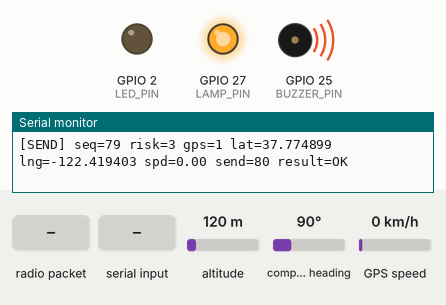
A sketch run on a simulated ESP32. Shown: output pins drawn as LEDs (lit = HIGH), buzzer (waves = sounding, pin HIGH), the last lines printed to the serial monitor. Dashed ring = blinking. Inputs (shaded band) come from the test bench; at power-on: altitude 120 m, compass heading 90°, GPS speed 0 km/h. The GPS gets a fix after 3 s at 37.7749, -122.4194 with 8 satellites.

Above: at 10.06 s.
10.1 s: radio packet "0" arrives
13.6 s: "90\n" received over Serial
At 13.87 s:
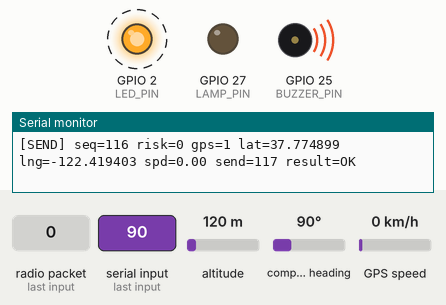
17.1 s: "A,45\n" received over Serial
At 17.89 s:
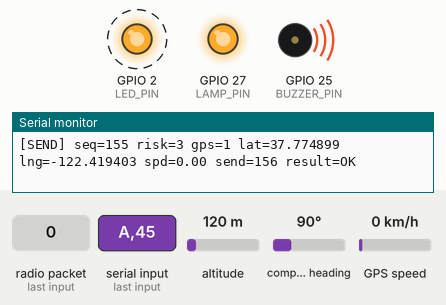
20.6 s: "0\n" received over Serial
At 20.65 s:
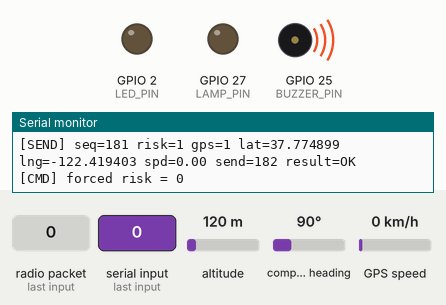
Timing chart, 0 to 25.1 s (numbered marks = the images above; inputs shaded):
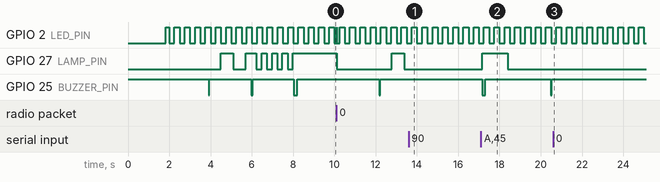

The sketch:

04_vehicle_espnow_gps_dfplayer_bidirectional.ino
```cpp
// [통신 담당/HW 담당] V2X Vehicle Node
// GPS 수집 + ESP-NOW 양방향 통신 + 차량 부저/등/DFPlayer 음성 출력

#include <WiFi.h>
#include <esp_now.h>
#include "esp_wifi.h"
#include <TinyGPSPlus.h>

// =====================
// 기능 ON/OFF
// =====================
#define USE_GPS       1
#define USE_BUZZER    1
#define USE_LAMP      1
#define USE_DFPLAYER  1

// 처음 통신/출력 확인 때는 1, 실제 위험도 알고리즘 연결 후에는 0 권장
#define TEST_RISK_CYCLE 1

// =====================
// 핀 설정
// =====================
#define LED_PIN 2

// 차량 출력 장치
#define BUZZER_PIN 25
#define LAMP_PIN   27

// GPS UART
#define GPS_RX 16   // ESP32 RX2 <- GPS TX
#define GPS_TX 17   // ESP32 TX2 -> GPS RX
#define GPS_BAUD 9600

// DFPlayer UART
#define MP3_RX 32   // ESP32 RX1 <- DFPlayer TX
#define MP3_TX 33   // ESP32 TX1 -> DFPlayer RX
#define MP3_BAUD 9600

// =====================
// 출력 동작 방식
// =====================
// 연결한 부저 모듈 기준 Active LOW
#define BUZZER_ON  LOW
#define BUZZER_OFF HIGH

// 차량 등/LED 모듈은 Active HIGH로 가정
#define LAMP_ON  HIGH
#define LAMP_OFF LOW

// =====================
// risk level 정의
// =====================
#define NODE_VEHICLE    0x10
#define NODE_CANE_REPLY 0x02

#define RISK_SAFE    0
#define RISK_CAUTION 1
#define RISK_WARNING 2
#define RISK_DANGER  3

// =====================
// 지팡이/수신기 ESP32 MAC 주소
// 수신기 시리얼 모니터의 [RX] STA MAC Address 값을 넣기
// 예: 24:6F:28:AA:BB:CC -> {0x24, 0x6F, 0x28, 0xAA, 0xBB, 0xCC}
// =====================
uint8_t caneMAC[] = {0xFF, 0xFF, 0xFF, 0xFF, 0xFF, 0xFF};  // TODO: 지팡이 ESP32 MAC으로 교체

// =====================
// 송신기/수신기 공통 구조체
// 지팡이 수신기 코드와 100% 동일해야 함
// =====================
typedef struct __attribute__((packed)) v2x_message {
  uint8_t node_type;
  uint8_t risk_level;
  uint8_t gps_valid;

  float latitude;
  float longitude;
  float speed_mps;
  float heading_deg;

  float accel_x;
  float accel_y;
  float accel_z;

  float gyro_x;
  float gyro_y;
  float gyro_z;

  uint32_t timestamp_ms;
  uint16_t seq_num;
} v2x_message_t;

// =====================
// 전역 변수
// =====================
HardwareSerial gpsSerial(2);
HardwareSerial mp3Serial(1);
TinyGPSPlus gps;

v2x_message_t txPacket;
v2x_message_t rxReply;

uint16_t seq = 0;
uint32_t sendCount = 0;
uint32_t ackCount = 0;

uint32_t lastSendMs = 0;
uint32_t lastAckMs = 0;
const uint32_t SEND_INTERVAL_MS = 100;  // 10Hz 송신

int forcedRisk = -1;  // -1이면 자동 모드
uint8_t currentRisk = 255;

bool beepActive = false;
uint32_t beepStartMs = 0;
uint32_t beepDurationMs = 50;

uint32_t lastLampToggleMs = 0;
bool lampBlinkState = false;

uint32_t lastMp3PlayMs = 0;
const uint32_t MP3_MIN_INTERVAL_MS = 1500;

// =====================
// 출력 장치 즉시 OFF
// =====================
void forceOutputsOff() {
#if USE_BUZZER
  pinMode(BUZZER_PIN, OUTPUT);
  digitalWrite(BUZZER_PIN, BUZZER_OFF);
#endif

#if USE_LAMP
  pinMode(LAMP_PIN, OUTPUT);
  digitalWrite(LAMP_PIN, LAMP_OFF);
#endif
}

// =====================
// MAC 주소 출력
// =====================
void printVehicleMac() {
  uint8_t mac[6];
  esp_wifi_get_mac(WIFI_IF_STA, mac);

  Serial.print("[TX] STA MAC Address: ");
  for (int i = 0; i < 6; i++) {
    if (mac[i] < 16) Serial.print("0");
    Serial.print(mac[i], HEX);
    if (i < 5) Serial.print(":");
  }
  Serial.println();
}

// =====================
// DFPlayer Mini UART 명령
// microSD에 0001.mp3, 0002.mp3, 0003.mp3 파일 사용
// =====================
void dfSendCommand(uint8_t cmd, uint16_t param) {
#if USE_DFPLAYER
  uint8_t packet[10];

  packet[0] = 0x7E;
  packet[1] = 0xFF;
  packet[2] = 0x06;
  packet[3] = cmd;
  packet[4] = 0x00;
  packet[5] = (param >> 8) & 0xFF;
  packet[6] = param & 0xFF;

  uint16_t checksum = 0 - (packet[1] + packet[2] + packet[3] + packet[4] + packet[5] + packet[6]);
  packet[7] = (checksum >> 8) & 0xFF;
  packet[8] = checksum & 0xFF;
  packet[9] = 0xEF;

  mp3Serial.write(packet, 10);
#endif
}

void dfSetVolume(uint8_t volume) {
#if USE_DFPLAYER
  if (volume > 30) volume = 30;
  dfSendCommand(0x06, volume);
#endif
}

void dfPlayTrack(uint16_t trackNum) {
#if USE_DFPLAYER
  dfSendCommand(0x03, trackNum);
#endif
}

// =====================
// 부저 제어
// =====================
void startBeep(uint32_t durationMs) {
#if USE_BUZZER
  digitalWrite(BUZZER_PIN, BUZZER_ON);
  beepActive = true;
  beepStartMs = millis();
  beepDurationMs = durationMs;
#endif
}

void updateBeep() {
#if USE_BUZZER
  if (beepActive && millis() - beepStartMs >= beepDurationMs) {
    digitalWrite(BUZZER_PIN, BUZZER_OFF);
    beepActive = false;
  }
#endif
}

// =====================
// 등/LED 제어
// =====================
void updateLampByRisk() {
#if USE_LAMP
  uint32_t now = millis();

  if (currentRisk == RISK_SAFE) {
    digitalWrite(LAMP_PIN, LAMP_OFF);
    lampBlinkState = false;
  } else if (currentRisk == RISK_CAUTION) {
    if (now - lastLampToggleMs >= 600) {
      lastLampToggleMs = now;
      lampBlinkState = !lampBlinkState;
      digitalWrite(LAMP_PIN, lampBlinkState ? LAMP_ON : LAMP_OFF);
    }
  } else if (currentRisk == RISK_WARNING) {
    if (now - lastLampToggleMs >= 250) {
      lastLampToggleMs = now;
      lampBlinkState = !lampBlinkState;
      digitalWrite(LAMP_PIN, lampBlinkState ? LAMP_ON : LAMP_OFF);
    }
  } else {
    digitalWrite(LAMP_PIN, LAMP_ON);
    lampBlinkState = true;
  }
#endif
}

// =====================
// 차량 출력
// risk에 따라 부저/등/음성 재생
// =====================
void applyVehicleOutput(uint8_t risk) {
  if (risk == currentRisk) return;

  Serial.printf("[OUT] risk changed %u -> %u\n", currentRisk, risk);

  if (risk == RISK_SAFE) {
#if USE_BUZZER
    digitalWrite(BUZZER_PIN, BUZZER_OFF);
#endif
#if USE_LAMP
    digitalWrite(LAMP_PIN, LAMP_OFF);
#endif
    beepActive = false;
    lampBlinkState = false;
  } else if (risk == RISK_CAUTION) {
    startBeep(40);

    if (millis() - lastMp3PlayMs > MP3_MIN_INTERVAL_MS) {
      dfPlayTrack(1);  // 0001.mp3
      lastMp3PlayMs = millis();
    }
  } else if (risk == RISK_WARNING) {
    startBeep(80);

    if (millis() - lastMp3PlayMs > MP3_MIN_INTERVAL_MS) {
      dfPlayTrack(2);  // 0002.mp3
      lastMp3PlayMs = millis();
    }
  } else {
    startBeep(150);

    if (millis() - lastMp3PlayMs > MP3_MIN_INTERVAL_MS) {
      dfPlayTrack(3);  // 0003.mp3
      lastMp3PlayMs = millis();
    }
  }

  currentRisk = risk;
  lastLampToggleMs = millis();
}

// =====================
// GPS 읽기
// =====================
void updateGps() {
#if USE_GPS
  while (gpsSerial.available()) {
    gps.encode(gpsSerial.read());
  }
#endif
}

// =====================
// risk 결정
// 현재는 테스트용 자동 순환. 이후 거리/TTC 알고리즘으로 교체.
// =====================
uint8_t decideRiskLevel() {
  if (forcedRisk >= 0) {
    return (uint8_t)forcedRisk;
  }

#if TEST_RISK_CYCLE
  // 100ms 송신 기준, 약 2초마다 0 -> 1 -> 2 -> 3 반복
  return (seq / 20) % 4;
#else
  return RISK_SAFE;
#endif
}

// =====================
// 송신 패킷 만들기
// =====================
void buildPacket() {
  txPacket.node_type = NODE_VEHICLE;
  txPacket.risk_level = decideRiskLevel();

#if USE_GPS
  bool gpsOk = gps.location.isValid() && gps.location.age() < 3000;

  txPacket.gps_valid = gpsOk ? 1 : 0;
  txPacket.latitude = gpsOk ? gps.location.lat() : 0.0;
  txPacket.longitude = gpsOk ? gps.location.lng() : 0.0;
  txPacket.speed_mps = gps.speed.isValid() ? gps.speed.mps() : 0.0;
  txPacket.heading_deg = gps.course.isValid() ? gps.course.deg() : 0.0;
#else
  txPacket.gps_valid = 0;
  txPacket.latitude = 0.0;
  txPacket.longitude = 0.0;
  txPacket.speed_mps = 0.0;
  txPacket.heading_deg = 0.0;
#endif

  // 차량 노드는 일단 IMU 없음. 구조체 호환을 위해 0으로 채움.
  txPacket.accel_x = 0.0;
  txPacket.accel_y = 0.0;
  txPacket.accel_z = 0.0;

  txPacket.gyro_x = 0.0;
  txPacket.gyro_y = 0.0;
  txPacket.gyro_z = 0.0;

  txPacket.timestamp_ms = millis();
  txPacket.seq_num = seq++;
}

// =====================
// ESP-NOW 송신
// =====================
void sendPacket() {
  buildPacket();

  esp_err_t result = esp_now_send(caneMAC, (uint8_t *)&txPacket, sizeof(txPacket));
  sendCount++;

  Serial.printf(
    "[SEND] seq=%u risk=%u gps=%u lat=%.6f lng=%.6f spd=%.2f send=%lu result=%s\n",
    txPacket.seq_num,
    txPacket.risk_level,
    txPacket.gps_valid,
    txPacket.latitude,
    txPacket.longitude,
    txPacket.speed_mps,
    (unsigned long)sendCount,
    result == ESP_OK ? "OK" : "ERR"
  );

  applyVehicleOutput(txPacket.risk_level);
}

// =====================
// 지팡이에서 돌아오는 응답 수신
// 지팡이 코드에 reply 송신 기능이 있어야 [RX BACK]이 찍힘
// =====================
void onDataRecv(const esp_now_recv_info_t *info, const uint8_t *data, int len) {
  if (len != sizeof(v2x_message_t)) {
    Serial.printf("[RX BACK] size mismatch. len=%d expected=%d\n", len, sizeof(v2x_message_t));
    return;
  }

  memcpy(&rxReply, data, sizeof(rxReply));

  ackCount++;
  lastAckMs = millis();

  Serial.printf(
    "[RX BACK] seq=%u node=%u risk=%u ack=%lu rx_ms=%lu\n",
    rxReply.seq_num,
    rxReply.node_type,
    rxReply.risk_level,
    (unsigned long)ackCount,
    (unsigned long)lastAckMs
  );
}

// =====================
// 시리얼 모니터 명령
// 0/1/2/3: risk 강제 설정
// a: 자동 순환, p: 0001.mp3 재생, v: 볼륨 25
// =====================
void handleSerialCommand() {
  if (!Serial.available()) return;

  char c = Serial.read();

  if (c >= '0' && c <= '3') {
    forcedRisk = c - '0';
    Serial.printf("[CMD] forced risk = %d\n", forcedRisk);
  } else if (c == 'a' || c == 'A') {
    forcedRisk = -1;
    Serial.println("[CMD] auto risk cycle mode");
  } else if (c == 'p' || c == 'P') {
    Serial.println("[CMD] play 0001.mp3");
    dfPlayTrack(1);
  } else if (c == 'v' || c == 'V') {
    Serial.println("[CMD] volume 25");
    dfSetVolume(25);
  }
}

// =====================
// ESP-NOW 초기화
// =====================
void setupEspNowVehicle() {
  WiFi.mode(WIFI_STA);
  delay(300);

  Serial.println("[ESP-NOW] Vehicle Start");
  printVehicleMac();

  if (esp_now_init() != ESP_OK) {
    Serial.println("[ESP-NOW] init failed. restart.");
    ESP.restart();
  }

  esp_now_register_recv_cb(onDataRecv);

  esp_now_peer_info_t peer = {};
  memcpy(peer.peer_addr, caneMAC, 6);
  peer.channel = 0;
  peer.encrypt = false;

  if (esp_now_add_peer(&peer) == ESP_OK) {
    Serial.println("[ESP-NOW] cane peer added.");
  } else {
    Serial.println("[ESP-NOW] cane peer add failed.");
  }

  Serial.println("[ESP-NOW] Vehicle Ready");
}

// =====================
// setup
// =====================
void setup() {
  forceOutputsOff();

  Serial.begin(115200);
  delay(1000);

  Serial.println("=== V2X Vehicle Node ===");

  pinMode(LED_PIN, OUTPUT);
  digitalWrite(LED_PIN, LOW);

#if USE_BUZZER
  Serial.println("[BUZZER] ready");
#endif

#if USE_LAMP
  Serial.println("[LAMP] ready");
#endif

#if USE_GPS
  gpsSerial.begin(GPS_BAUD, SERIAL_8N1, GPS_RX, GPS_TX);
  Serial.println("[GPS] ready");
  Serial.println("[GPS] GPS TX -> ESP32 GPIO16 RX2");
  Serial.println("[GPS] GPS RX -> ESP32 GPIO17 TX2");
#endif

#if USE_DFPLAYER
  mp3Serial.begin(MP3_BAUD, SERIAL_8N1, MP3_RX, MP3_TX);
  delay(500);
  dfSetVolume(22);
  Serial.println("[DFPlayer] ready");
  Serial.println("[DFPlayer] ESP32 GPIO33 TX1 -> DFPlayer RX");
  Serial.println("[DFPlayer] ESP32 GPIO32 RX1 <- DFPlayer TX");
#endif

  setupEspNowVehicle();

  Serial.println("[TX] System Ready");
  Serial.println("[CMD] 0/1/2/3 = force risk, a = auto, p = play 0001.mp3, v = volume 25");
}

// =====================
// loop
// =====================
void loop() {
  updateGps();
  updateBeep();
  updateLampByRisk();
  handleSerialCommand();

  if (millis() - lastSendMs >= SEND_INTERVAL_MS) {
    lastSendMs = millis();
    digitalWrite(LED_PIN, HIGH);
    sendPacket();
    digitalWrite(LED_PIN, LOW);
  }

  // 1초 이상 지팡이 응답이 없으면 내장 LED 깜빡임으로 경고
  if (ackCount == 0 || millis() - lastAckMs > 1000) {
    digitalWrite(LED_PIN, (millis() / 250) % 2);
  }

  delay(5);
}
```

Measured:
- after the input at 13.6 s, GPIO 27 (LAMP_PIN): stops changing and stays LOW; GPIO 25 (BUZZER_PIN): stays HIGH (without the input it goes to LOW after 0.66 s)
- after the input at 17.1 s, GPIO 27 (LAMP_PIN): LOW → HIGH after 0.07 s, → LOW 1.2 s later; GPIO 25 (BUZZER_PIN): HIGH → LOW after 0.06 s, → HIGH 0.15 s later, → LOW 3.2 s later, → HIGH 0.04 s later
- after the input at 20.6 s, GPIO 27 (LAMP_PIN): stops changing and stays LOW; GPIO 25 (BUZZER_PIN): stays HIGH (without the input it goes to LOW after 2.0 s)
- by itself, GPIO 2 (LED_PIN): repeats every 0.50 s: LOW 0.25 s, HIGH 0.25 s
